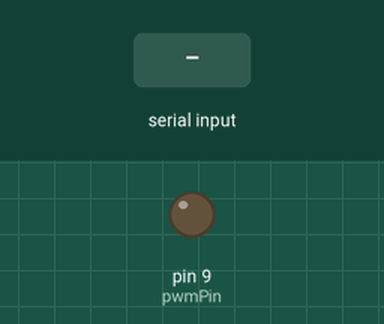
Recording of a sketch running on a simulated Arduino Uno, built with avr-gcc and run on an emulated ATmega328P. Parts: output pins drawn as LEDs (lit = HIGH). The inputs (shaded band) are chosen by the test bench.

Above: at 1.2 s.
1.3 s: "90,45\n" received over Serial
At 2.3 s:
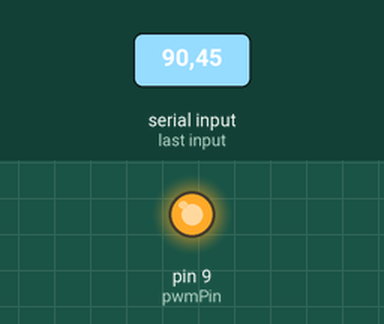
2.8 s: "90\n" received over Serial
At 3.5 s:
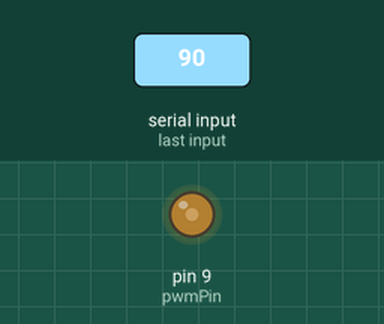
4.3 s: "30,150\n" received over Serial
At 4.7 s:
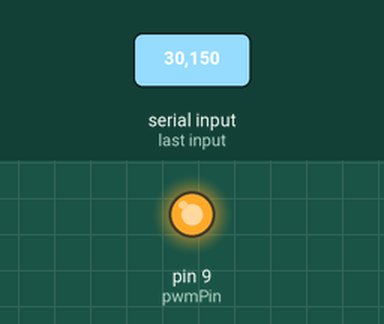
Timing chart, 0 to 7.3 s (numbered marks = the images above; inputs shaded):
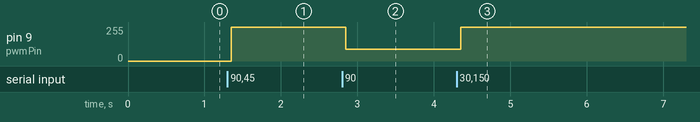

The sketch:

LedProgram.ino
```cpp
const int pwmPin = 9;

void setup()
{
  Serial.begin(9600);
  pinMode(pwmPin, OUTPUT);
  analogWrite(pwmPin, 0);
}
String inString = "";
void loop(){
  while(Serial.available() > 0){
    int inChar = Serial.read();

    if(isDigit(inChar)) {
      inString += (char)inChar;
    }
    if (inChar == '\n') {
      //Serial.print("Value:");
      //Serial.print(inString.toInt());
      //Serial.print(" | String: ");
      //Serial.println(inString);
      analogWrite(pwmPin, inString.toInt());
      inString = "";
    }
  }
  delay(50);
}
```

Measured:
- after the input at 1.3 s, pin 9 (pwmPin): 0/255 → 255/255 after 0.05 s
- after the input at 2.8 s, pin 9 (pwmPin): 255/255 → 90/255 after 0.05 s
- after the input at 4.3 s, pin 9 (pwmPin): 90/255 → 255/255 after 0.05 s
